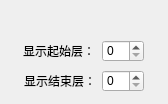
<?xml version="1.0" encoding="UTF-8"?>
<ui version="4.0">
 <class>displayLayerDialog</class>
 <widget class="QDialog" name="displayLayerDialog">
  <property name="geometry">
   <rect>
    <x>0</x>
    <y>0</y>
    <width>168</width>
    <height>104</height>
   </rect>
  </property>
  <property name="windowTitle">
   <string>Dialog</string>
  </property>
  <property name="windowIcon">
   <iconset resource="images.qrc">
    <normaloff>:/images/xiaoDong.bmp</normaloff>:/images/xiaoDong.bmp</iconset>
  </property>
  <widget class="QLabel" name="label">
   <property name="geometry">
    <rect>
     <x>30</x>
     <y>10</y>
     <width>101</width>
     <height>21</height>
    </rect>
   </property>
   <property name="text">
    <string/>
   </property>
  </widget>
  <widget class="QLabel" name="label_2">
   <property name="geometry">
    <rect>
     <x>23</x>
     <y>43</y>
     <width>71</width>
     <height>16</height>
    </rect>
   </property>
   <property name="text">
    <string>显示起始层：</string>
   </property>
  </widget>
  <widget class="QLabel" name="label_3">
   <property name="geometry">
    <rect>
     <x>24</x>
     <y>73</y>
     <width>71</width>
     <height>16</height>
    </rect>
   </property>
   <property name="text">
    <string>显示结束层：</string>
   </property>
  </widget>
  <widget class="QSpinBox" name="spinBox">
   <property name="geometry">
    <rect>
     <x>102</x>
     <y>40</y>
     <width>42</width>
     <height>22</height>
    </rect>
   </property>
  </widget>
  <widget class="QSpinBox" name="spinBox_2">
   <property name="geometry">
    <rect>
     <x>102</x>
     <y>70</y>
     <width>42</width>
     <height>22</height>
    </rect>
   </property>
  </widget>
 </widget>
 <resources>
  <include location="images.qrc"/>
 </resources>
 <connections/>
</ui>
